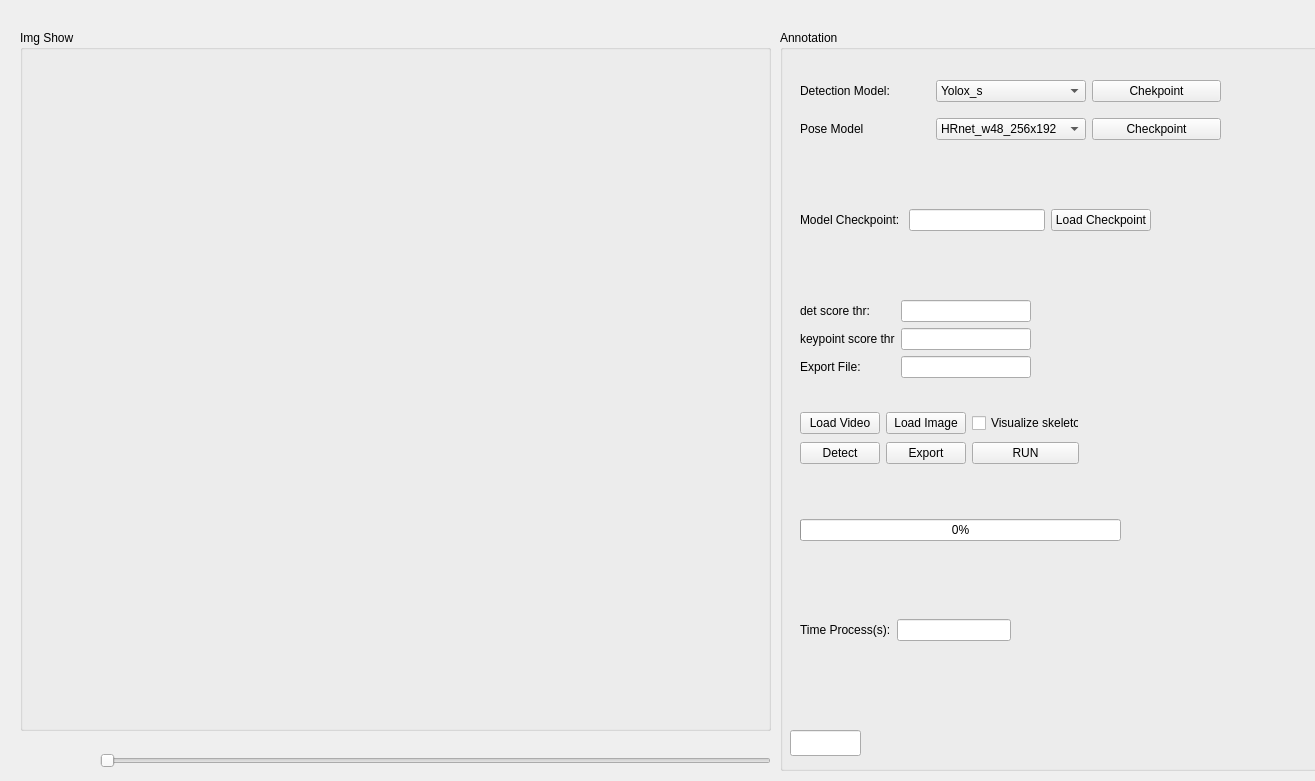
<?xml version="1.0" encoding="UTF-8"?>
<ui version="4.0">
 <class>Widget</class>
 <widget class="QWidget" name="Widget">
  <property name="geometry">
   <rect>
    <x>0</x>
    <y>0</y>
    <width>1315</width>
    <height>781</height>
   </rect>
  </property>
  <property name="windowTitle">
   <string>Widget</string>
  </property>
  <widget class="QGroupBox" name="groupBox">
   <property name="geometry">
    <rect>
     <x>20</x>
     <y>30</y>
     <width>751</width>
     <height>701</height>
    </rect>
   </property>
   <property name="title">
    <string>Img Show</string>
   </property>
   <widget class="QLabel" name="Label_Img_Show">
    <property name="geometry">
     <rect>
      <x>20</x>
      <y>40</y>
      <width>701</width>
      <height>641</height>
     </rect>
    </property>
    <property name="text">
     <string/>
    </property>
   </widget>
  </widget>
  <widget class="QGroupBox" name="groupBox_2">
   <property name="geometry">
    <rect>
     <x>780</x>
     <y>30</y>
     <width>541</width>
     <height>741</height>
    </rect>
   </property>
   <property name="title">
    <string>Annotation </string>
   </property>
   <widget class="QWidget" name="gridLayoutWidget_5">
    <property name="geometry">
     <rect>
      <x>20</x>
      <y>270</y>
      <width>231</width>
      <height>81</height>
     </rect>
    </property>
    <layout class="QGridLayout" name="gridLayout_5">
     <item row="0" column="1">
      <widget class="QLineEdit" name="det_thr"/>
     </item>
     <item row="1" column="1">
      <widget class="QLineEdit" name="kpt_thr"/>
     </item>
     <item row="1" column="0">
      <widget class="QLabel" name="label_6">
       <property name="text">
        <string>keypoint score thr</string>
       </property>
      </widget>
     </item>
     <item row="0" column="0">
      <widget class="QLabel" name="label_5">
       <property name="text">
        <string>det score thr:</string>
       </property>
      </widget>
     </item>
     <item row="2" column="0">
      <widget class="QLabel" name="label_7">
       <property name="text">
        <string>Export File:</string>
       </property>
      </widget>
     </item>
     <item row="2" column="1">
      <widget class="QLineEdit" name="Text_File_Name"/>
     </item>
    </layout>
   </widget>
   <widget class="QWidget" name="gridLayoutWidget">
    <property name="geometry">
     <rect>
      <x>20</x>
      <y>40</y>
      <width>421</width>
      <height>81</height>
     </rect>
    </property>
    <layout class="QGridLayout" name="gridLayout">
     <item row="1" column="0">
      <widget class="QLabel" name="label_2">
       <property name="text">
        <string>Pose Model</string>
       </property>
      </widget>
     </item>
     <item row="1" column="1">
      <widget class="QComboBox" name="Cbox_pose_model">
       <item>
        <property name="text">
         <string>HRnet_w48_256x192</string>
        </property>
       </item>
      </widget>
     </item>
     <item row="0" column="1">
      <widget class="QComboBox" name="Cbox_det_model">
       <property name="currentText">
        <string>Yolox_s</string>
       </property>
       <item>
        <property name="text">
         <string>Yolox_s</string>
        </property>
       </item>
      </widget>
     </item>
     <item row="0" column="0">
      <widget class="QLabel" name="label">
       <property name="text">
        <string>Detection Model:</string>
       </property>
      </widget>
     </item>
     <item row="0" column="2">
      <widget class="QPushButton" name="btn_checkpoint_det">
       <property name="text">
        <string>Chekpoint</string>
       </property>
      </widget>
     </item>
     <item row="1" column="2">
      <widget class="QPushButton" name="btn_checkpoint_pose">
       <property name="text">
        <string>Checkpoint</string>
       </property>
      </widget>
     </item>
    </layout>
   </widget>
   <widget class="QWidget" name="gridLayoutWidget_3">
    <property name="geometry">
     <rect>
      <x>20</x>
      <y>380</y>
      <width>279</width>
      <height>56</height>
     </rect>
    </property>
    <layout class="QGridLayout" name="gridLayout_3">
     <item row="1" column="1">
      <widget class="QPushButton" name="btn_export">
       <property name="text">
        <string>Export</string>
       </property>
      </widget>
     </item>
     <item row="0" column="1">
      <widget class="QPushButton" name="btn_load_image">
       <property name="text">
        <string>Load Image</string>
       </property>
      </widget>
     </item>
     <item row="0" column="0">
      <widget class="QPushButton" name="btn_load_video">
       <property name="text">
        <string>Load Video</string>
       </property>
      </widget>
     </item>
     <item row="1" column="0">
      <widget class="QPushButton" name="btn_detect">
       <property name="text">
        <string>Detect</string>
       </property>
      </widget>
     </item>
     <item row="1" column="2">
      <widget class="QPushButton" name="btn_RUN">
       <property name="text">
        <string>RUN</string>
       </property>
      </widget>
     </item>
     <item row="0" column="2">
      <widget class="QCheckBox" name="checkVis">
       <property name="text">
        <string>Visualize skeleton</string>
       </property>
      </widget>
     </item>
    </layout>
   </widget>
   <widget class="QLineEdit" name="Text_frame_no">
    <property name="geometry">
     <rect>
      <x>10</x>
      <y>700</y>
      <width>71</width>
      <height>26</height>
     </rect>
    </property>
    <property name="readOnly">
     <bool>true</bool>
    </property>
   </widget>
   <widget class="QWidget" name="gridLayoutWidget_2">
    <property name="geometry">
     <rect>
      <x>20</x>
      <y>560</y>
      <width>211</width>
      <height>80</height>
     </rect>
    </property>
    <layout class="QGridLayout" name="gridLayout_2">
     <item row="0" column="1">
      <widget class="QLineEdit" name="Text_time">
       <property name="readOnly">
        <bool>true</bool>
       </property>
      </widget>
     </item>
     <item row="0" column="0">
      <widget class="QLabel" name="label_4">
       <property name="text">
        <string>Time Process(s):</string>
       </property>
      </widget>
     </item>
    </layout>
   </widget>
   <widget class="QWidget" name="gridLayoutWidget_4">
    <property name="geometry">
     <rect>
      <x>20</x>
      <y>460</y>
      <width>321</width>
      <height>80</height>
     </rect>
    </property>
    <layout class="QGridLayout" name="gridLayout_4">
     <item row="0" column="1">
      <widget class="QProgressBar" name="progressBar">
       <property name="value">
        <number>0</number>
       </property>
      </widget>
     </item>
    </layout>
   </widget>
   <widget class="QWidget" name="gridLayoutWidget_6">
    <property name="geometry">
     <rect>
      <x>20</x>
      <y>150</y>
      <width>351</width>
      <height>80</height>
     </rect>
    </property>
    <layout class="QGridLayout" name="gridLayout_7">
     <item row="0" column="1">
      <widget class="QLineEdit" name="Name_CP">
       <property name="readOnly">
        <bool>true</bool>
       </property>
      </widget>
     </item>
     <item row="0" column="0">
      <widget class="QLabel" name="label_3">
       <property name="text">
        <string>Model Checkpoint: </string>
       </property>
      </widget>
     </item>
     <item row="0" column="2">
      <widget class="QPushButton" name="btn_LoadCP">
       <property name="text">
        <string>Load Checkpoint</string>
       </property>
      </widget>
     </item>
    </layout>
   </widget>
  </widget>
  <widget class="QSlider" name="slider_frame_no">
   <property name="geometry">
    <rect>
     <x>100</x>
     <y>750</y>
     <width>671</width>
     <height>22</height>
    </rect>
   </property>
   <property name="orientation">
    <enum>Qt::Horizontal</enum>
   </property>
  </widget>
 </widget>
 <resources/>
 <connections/>
</ui>
